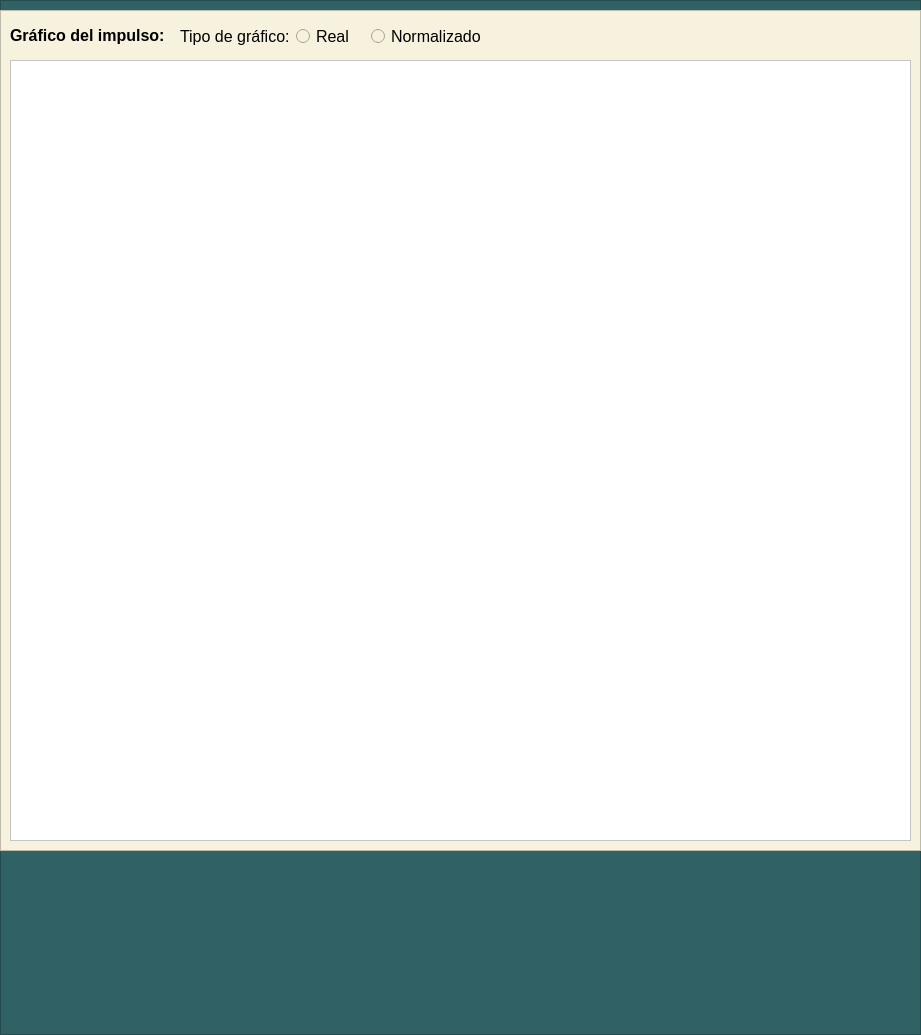
   <widget class="QFrame" name="col2">
    <property name="geometry">
     <rect>
      <x>500</x>
      <y>0</y>
      <width>921</width>
      <height>1035</height>
     </rect>
    </property>
    <property name="minimumSize">
     <size>
      <width>400</width>
      <height>630</height>
     </size>
    </property>
    <property name="font">
     <font>
      <family>Arial</family>
      <pointsize>12</pointsize>
     </font>
    </property>
    <property name="styleSheet">
     <string notr="true">background-color: rgb(47, 97, 101);</string>
    </property>
    <property name="frameShape">
     <enum>QFrame::Shape::StyledPanel</enum>
    </property>
    <property name="frameShadow">
     <enum>QFrame::Shadow::Raised</enum>
    </property>
    <widget class="QFrame" name="row1_2">
     <property name="geometry">
      <rect>
       <x>0</x>
       <y>10</y>
       <width>921</width>
       <height>841</height>
      </rect>
     </property>
     <property name="styleSheet">
      <string notr="true">background-color: rgb(247, 242, 222);</string>
     </property>
     <property name="frameShape">
      <enum>QFrame::Shape::StyledPanel</enum>
     </property>
     <property name="frameShadow">
      <enum>QFrame::Shadow::Raised</enum>
     </property>
     <widget class="QLabel" name="grafico_titulo">
      <property name="geometry">
       <rect>
        <x>10</x>
        <y>10</y>
        <width>160</width>
        <height>30</height>
       </rect>
      </property>
      <property name="minimumSize">
       <size>
        <width>160</width>
        <height>30</height>
       </size>
      </property>
      <property name="maximumSize">
       <size>
        <width>160</width>
        <height>30</height>
       </size>
      </property>
      <property name="font">
       <font>
        <family>Arial</family>
        <pointsize>12</pointsize>
        <bold>true</bold>
       </font>
      </property>
      <property name="text">
       <string>Gráfico del impulso:</string>
      </property>
     </widget>
     <widget class="PlotWidget" name="grafico_vista">
      <property name="geometry">
       <rect>
        <x>10</x>
        <y>50</y>
        <width>901</width>
        <height>781</height>
       </rect>
      </property>
      <property name="styleSheet">
       <string notr="true">background-color: rgb(255, 255, 255);</string>
      </property>
     </widget>
     <widget class="QWidget" name="">
      <property name="geometry">
       <rect>
        <x>180</x>
        <y>10</y>
        <width>301</width>
        <height>32</height>
       </rect>
      </property>
      <layout class="QGridLayout" name="gridLayout_11">
       <item row="0" column="0">
        <widget class="QLabel" name="tipo_grafico">
         <property name="minimumSize">
          <size>
           <width>110</width>
           <height>30</height>
          </size>
         </property>
         <property name="maximumSize">
          <size>
           <width>110</width>
           <height>30</height>
          </size>
         </property>
         <property name="font">
          <font>
           <family>Arial</family>
           <pointsize>12</pointsize>
           <bold>false</bold>
          </font>
         </property>
         <property name="text">
          <string>Tipo de gráfico:</string>
         </property>
        </widget>
       </item>
       <item row="0" column="1">
        <widget class="QRadioButton" name="tipo_real">
         <property name="minimumSize">
          <size>
           <width>60</width>
           <height>30</height>
          </size>
         </property>
         <property name="maximumSize">
          <size>
           <width>110</width>
           <height>30</height>
          </size>
         </property>
         <property name="font">
          <font>
           <family>Arial</family>
           <pointsize>12</pointsize>
          </font>
         </property>
         <property name="text">
          <string>Real</string>
         </property>
        </widget>
       </item>
       <item row="0" column="2">
        <widget class="QRadioButton" name="tipo_normalizado">
         <property name="minimumSize">
          <size>
           <width>110</width>
           <height>30</height>
          </size>
         </property>
         <property name="maximumSize">
          <size>
           <width>110</width>
           <height>30</height>
          </size>
         </property>
         <property name="font">
          <font>
           <family>Arial</family>
           <pointsize>12</pointsize>
          </font>
         </property>
         <property name="text">
          <string>Normalizado</string>
         </property>
        </widget>
       </item>
      </layout>
     </widget>
    </widget>
   </widget>
